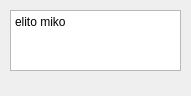
<?xml version="1.0" encoding="UTF-8"?>
<ui version="4.0">
 <class>ChildrenForm</class>
 <widget class="QWidget" name="ChildrenForm">
  <property name="geometry">
   <rect>
    <x>0</x>
    <y>0</y>
    <width>191</width>
    <height>96</height>
   </rect>
  </property>
  <property name="windowTitle">
   <string>Form</string>
  </property>
  <widget class="QTextEdit" name="textEdit">
   <property name="geometry">
    <rect>
     <x>10</x>
     <y>10</y>
     <width>171</width>
     <height>61</height>
    </rect>
   </property>
   <property name="html">
    <string>&lt;!DOCTYPE HTML PUBLIC &quot;-//W3C//DTD HTML 4.0//EN&quot; &quot;http://www.w3.org/TR/REC-html40/strict.dtd&quot;&gt;
&lt;html&gt;&lt;head&gt;&lt;meta name=&quot;qrichtext&quot; content=&quot;1&quot; /&gt;&lt;style type=&quot;text/css&quot;&gt;
p, li { white-space: pre-wrap; }
&lt;/style&gt;&lt;/head&gt;&lt;body style=&quot; font-family:'Sans Serif'; font-size:9pt; font-weight:400; font-style:normal;&quot;&gt;
&lt;p style=&quot; margin-top:0px; margin-bottom:0px; margin-left:0px; margin-right:0px; -qt-block-indent:0; text-indent:0px;&quot;&gt;elito miko&lt;/p&gt;&lt;/body&gt;&lt;/html&gt;</string>
   </property>
  </widget>
 </widget>
 <resources/>
 <connections/>
</ui>
